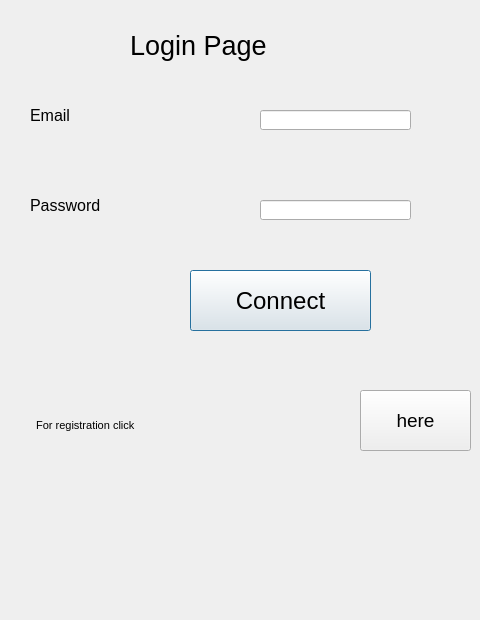
<?xml version="1.0" encoding="UTF-8"?>
<ui version="4.0">
 <class>Dialog</class>
 <widget class="QDialog" name="Dialog">
  <property name="geometry">
   <rect>
    <x>0</x>
    <y>0</y>
    <width>480</width>
    <height>620</height>
   </rect>
  </property>
  <property name="sizePolicy">
   <sizepolicy hsizetype="Minimum" vsizetype="Minimum">
    <horstretch>0</horstretch>
    <verstretch>0</verstretch>
   </sizepolicy>
  </property>
  <property name="windowTitle">
   <string>Dialog</string>
  </property>
  <widget class="QLabel" name="emailLabel">
   <property name="geometry">
    <rect>
     <x>30</x>
     <y>100</y>
     <width>101</width>
     <height>31</height>
    </rect>
   </property>
   <property name="font">
    <font>
     <pointsize>12</pointsize>
    </font>
   </property>
   <property name="text">
    <string>Email</string>
   </property>
  </widget>
  <widget class="QLabel" name="passwordLabel">
   <property name="geometry">
    <rect>
     <x>30</x>
     <y>190</y>
     <width>141</width>
     <height>31</height>
    </rect>
   </property>
   <property name="font">
    <font>
     <pointsize>12</pointsize>
    </font>
   </property>
   <property name="text">
    <string>Password</string>
   </property>
  </widget>
  <widget class="QLineEdit" name="email">
   <property name="geometry">
    <rect>
     <x>260</x>
     <y>110</y>
     <width>151</width>
     <height>20</height>
    </rect>
   </property>
  </widget>
  <widget class="QLineEdit" name="password">
   <property name="geometry">
    <rect>
     <x>260</x>
     <y>200</y>
     <width>151</width>
     <height>20</height>
    </rect>
   </property>
  </widget>
  <widget class="QPushButton" name="signIn">
   <property name="geometry">
    <rect>
     <x>190</x>
     <y>270</y>
     <width>181</width>
     <height>61</height>
    </rect>
   </property>
   <property name="font">
    <font>
     <pointsize>18</pointsize>
    </font>
   </property>
   <property name="text">
    <string>Connect</string>
   </property>
  </widget>
  <widget class="QPushButton" name="registration">
   <property name="geometry">
    <rect>
     <x>360</x>
     <y>390</y>
     <width>111</width>
     <height>61</height>
    </rect>
   </property>
   <property name="font">
    <font>
     <pointsize>14</pointsize>
    </font>
   </property>
   <property name="styleSheet">
    <string notr="true"/>
   </property>
   <property name="text">
    <string>here</string>
   </property>
  </widget>
  <widget class="QLabel" name="label">
   <property name="geometry">
    <rect>
     <x>130</x>
     <y>10</y>
     <width>261</width>
     <height>71</height>
    </rect>
   </property>
   <property name="font">
    <font>
     <pointsize>20</pointsize>
    </font>
   </property>
   <property name="text">
    <string>Login Page</string>
   </property>
  </widget>
  <widget class="QLabel" name="label_2">
   <property name="geometry">
    <rect>
     <x>30</x>
     <y>400</y>
     <width>221</width>
     <height>51</height>
    </rect>
   </property>
   <property name="font">
    <font>
     <pointsize>8</pointsize>
    </font>
   </property>
   <property name="text">
    <string>  For registration click </string>
   </property>
  </widget>
 </widget>
 <resources/>
 <connections/>
</ui>
